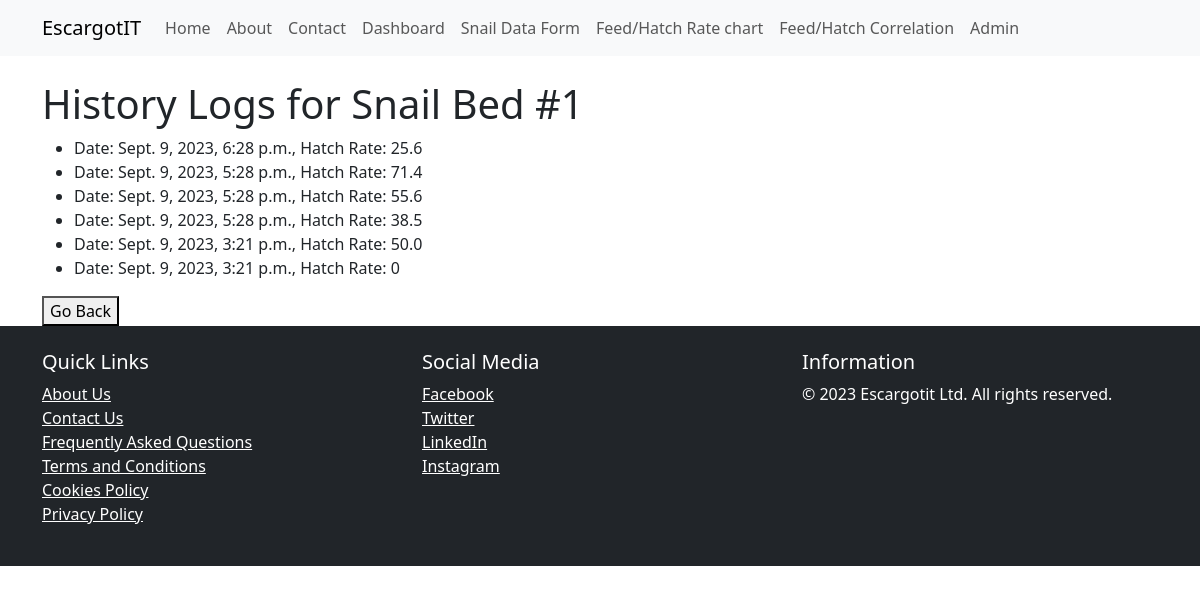
/view_hatch_rate_history/38/, run on an earlier commit of the app's database.
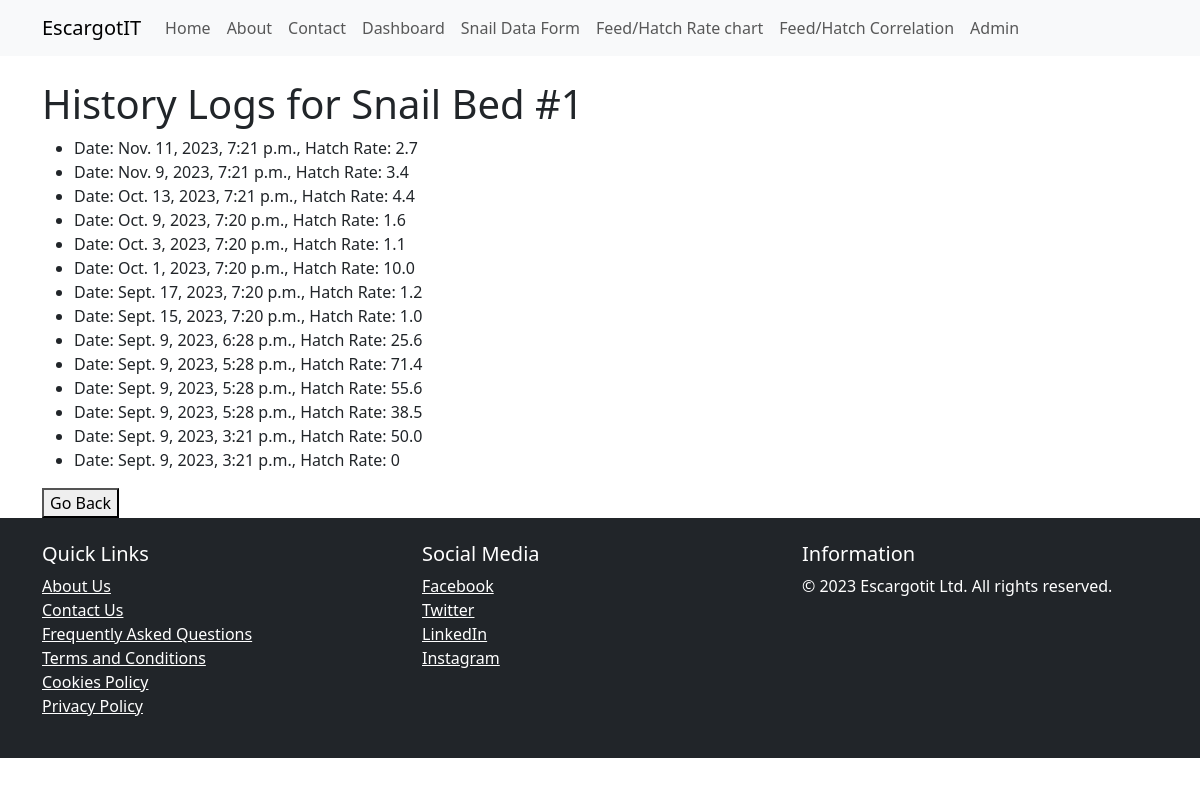
And on a later commit of the database.
### core/models.py (models this page shows, shortened)
class SnailBed(models.Model):
    bed_name = models.CharField(max_length=100, unique=False, null=True, blank=True)
    user = models.ForeignKey(AdminUser, on_delete=models.SET_NULL, null=True, blank=True, db_constraint=False)
    employee = models.ForeignKey(EmployeeUser, on_delete=models.SET_NULL, null=True, blank=True, db_constraint=False)
    snail_amount = models.IntegerField(null=True, blank=True)
    hatch_rate = models.ForeignKey('SnailHatchRate', on_delete=models.SET_NULL, null=True, blank=True)
    mortality_rate = models.ForeignKey('SnailMortalityRate', on_delete=models.SET_NULL, null=True, blank=True)
    maturity_rate = models.ForeignKey('TimeTakenToMature', on_delete=models.SET_NULL, null=True, blank=True)

class SnailHatchRate(models.Model):
    snail_bed = models.ForeignKey(SnailBed, on_delete=models.CASCADE)
    preexisting_snail_amount = models.IntegerField(null=True, blank=True, default=0)
    newly_hatched_snails = models.IntegerField()
    hatch_rate_percentage = models.DecimalField(max_digits=5, decimal_places=2, null=True, blank=True)
    datetime = models.DateTimeField(default=timezone.now)
    @property
    def hatch_rate_percentage(self):
        if self.preexisting_snail_amount > 0:
            return round( (self.newly_hatched_snails / self.preexisting_snail_amount) * 100 , 1)
        else:
            return 0

### core/views.py (the view)
# urls.py: path('view_hatch_rate_history/<int:snail_bed_id>/', views.SnailHatchRateListView.as_view(), name='view_hatch_rate_history'),
class SnailHatchRateListView(ListView):
    model = SnailHatchRate
    template_name = 'history.html'
    context_object_name = 'history_data'
    def get_queryset(self):
        snail_bed = get_object_or_404(SnailBed, id=self.kwargs['snail_bed_id'])
        return SnailHatchRate.objects.filter(snail_bed=snail_bed).order_by('-datetime')
    def get_context_data(self, **kwargs):
        context = super().get_context_data(**kwargs)
        context['snail_bed'] = get_object_or_404(SnailBed, id=self.kwargs['snail_bed_id'])
        return context

### core/templatetags/filters.py (called while the page is built)
@register.filter
def classname(obj):
    return obj.__class__.__name__

### templates/history.html (shortened to what this page needs)
{% extends "base/base.html" %}
{% load filters %}
{% block content %}
    <h1>History Logs for {{ snail_bed.bed_name }}</h1>
    {% if history_data %}
        <ul>
            {% for record in history_data %}
                {% with record|classname as modelclass %}
                    {% if modelclass == "SnailHatchRate" %}
                        <li>Date: {{ record.datetime }},
                            Hatch Rate: {{ record.hatch_rate_percentage }}</li>
                    {% elif modelclass == "SnailMortalityRate" %}
                        <li>Date: {{ record.datetime }},
                            Mortality Rate: {{ record.mortality_rate_percentage }}</li>
                    {% elif modelclass == "SnailFeed" %}
                        <li>Date Feed given: {{ record.consumed_on }},
                            Grams of Feed given: {{ record.grams_feed_given }}</li>
                    {% endif %}
                {% endwith %}
            {% endfor %}
        </ul>
    {% else %}
        <h3> No data available </h3>
    {% endif %}
    <div class="button-container">
        <button onclick="history.back()">Go Back</button>
     </div>
{% endblock %}

### templates/base/base.html (shortened to what this page needs)
{% load bootstrap5 %}
{% load static %}
<!DOCTYPE html>
<html lang="en">
<head>
    {% bootstrap_css %}
</head>
<body>
    <nav class="navbar navbar-expand-lg navbar-light bg-light">
        <div class="container">
            <a class="navbar-brand" href="{% url 'index' %}">EscargotIT</a>
            <div class="collapse navbar-collapse" id="navbarNav">
                <ul class="navbar-nav ml-auto">
                    <li class="nav-item">
                        <a class="nav-link" href="{% url 'index' %}">Home</a>
                    </li>
                    <li class="nav-item">
                        <a class="nav-link" href="{% url 'about' %}">About</a>
                    </li>
                    <li class="nav-item">
                        <a class="nav-link" href="{% url 'contact' %}">Contact</a>
                    </li>
                    <li class="nav-item">
                        <a class="nav-link" href="{% url 'dashboard' %}">Dashboard</a>
                    </li>
                    <li class="nav-item">
                        <a class="nav-link" href="{% url 'snail_data_form' %}">Snail Data Form</a>
                    </li>
                    <li class="nav-item">
                        <a class="nav-link" href="{% url 'barchart' %}">Feed/Hatch Rate chart</a>
                    </li>
                    <li class="nav-item">
                        <a class="nav-link" href="{% url 'barchart_with_correlation' %}">Feed/Hatch Correlation</a>
                    </li>
                    <li class="nav-item">
                        <a class="nav-link" href="{% url 'custom_admin_panel' %}">Admin</a>
                    </li>
                </ul>
            </div>
        </div>
    </nav>
    <div class="container mt-4">
        {% block content %}{% endblock %}
    </div>
    {% include 'base/footer.html' %}
</body>
</html>

### templates/base/footer.html (shortened to what this page needs)
<footer class="bg-dark text-white">
    <div class="container py-4">
        <div class="row">
            <div class="col-md-4">
                <h5>Quick Links</h5>
                <ul class="list-unstyled">
                    <li><a href="{% url 'about' %}" class="text-white">About Us</a></li>
                    <li><a href="{% url 'contact' %}" class="text-white">Contact Us</a></li>
                    <li><a href="{% url 'faqs' %}" class="text-white">Frequently Asked Questions</a></li>
                    <li><a href="{% url 'terms' %}" class="text-white">Terms and Conditions</a></li>
                    <li><a href="{% url 'cookies' %}" class="text-white">Cookies Policy</a></li>
                    <li><a href="{% url 'privacy' %}" class="text-white">Privacy Policy</a></li>
                </ul>
            </div>
            <div class="col-md-4">
                <h5>Social Media</h5>
                <ul class="list-unstyled">
                    <li><a href="#" class="text-white"> Facebook</a></li>
                    <li><a href="#" class="text-white"> Twitter</a></li>
                    <li><a href="#" class="text-white"> LinkedIn</a></li>
                    <li><a href="#" class="text-white"> Instagram</a></li>
                </ul>
            </div>
            <div class="col-md-4">
                <h5>Information</h5>
                <p>&copy; 2023 Escargotit Ltd. All rights reserved.</p>
            </div>
        </div>
    </div>
</footer>

What changed in the data, as far as the page shows it:
added SnailHatchRate: datetime "Nov. 11, 2023, 7:21 p.m.", hatch_rate_percentage "2.7"
added SnailHatchRate: datetime "Nov. 9, 2023, 7:21 p.m.", hatch_rate_percentage "3.4"
added SnailHatchRate: datetime "Oct. 13, 2023, 7:21 p.m.", hatch_rate_percentage "4.4"
added SnailHatchRate: datetime "Oct. 9, 2023, 7:20 p.m.", hatch_rate_percentage "1.6"
added SnailHatchRate: datetime "Oct. 3, 2023, 7:20 p.m.", hatch_rate_percentage "1.1"
added SnailHatchRate: datetime "Oct. 1, 2023, 7:20 p.m.", hatch_rate_percentage "10.0"
added SnailHatchRate: datetime "Sept. 17, 2023, 7:20 p.m.", hatch_rate_percentage "1.2"
added SnailHatchRate: datetime "Sept. 15, 2023, 7:20 p.m.", hatch_rate_percentage "1.0"
